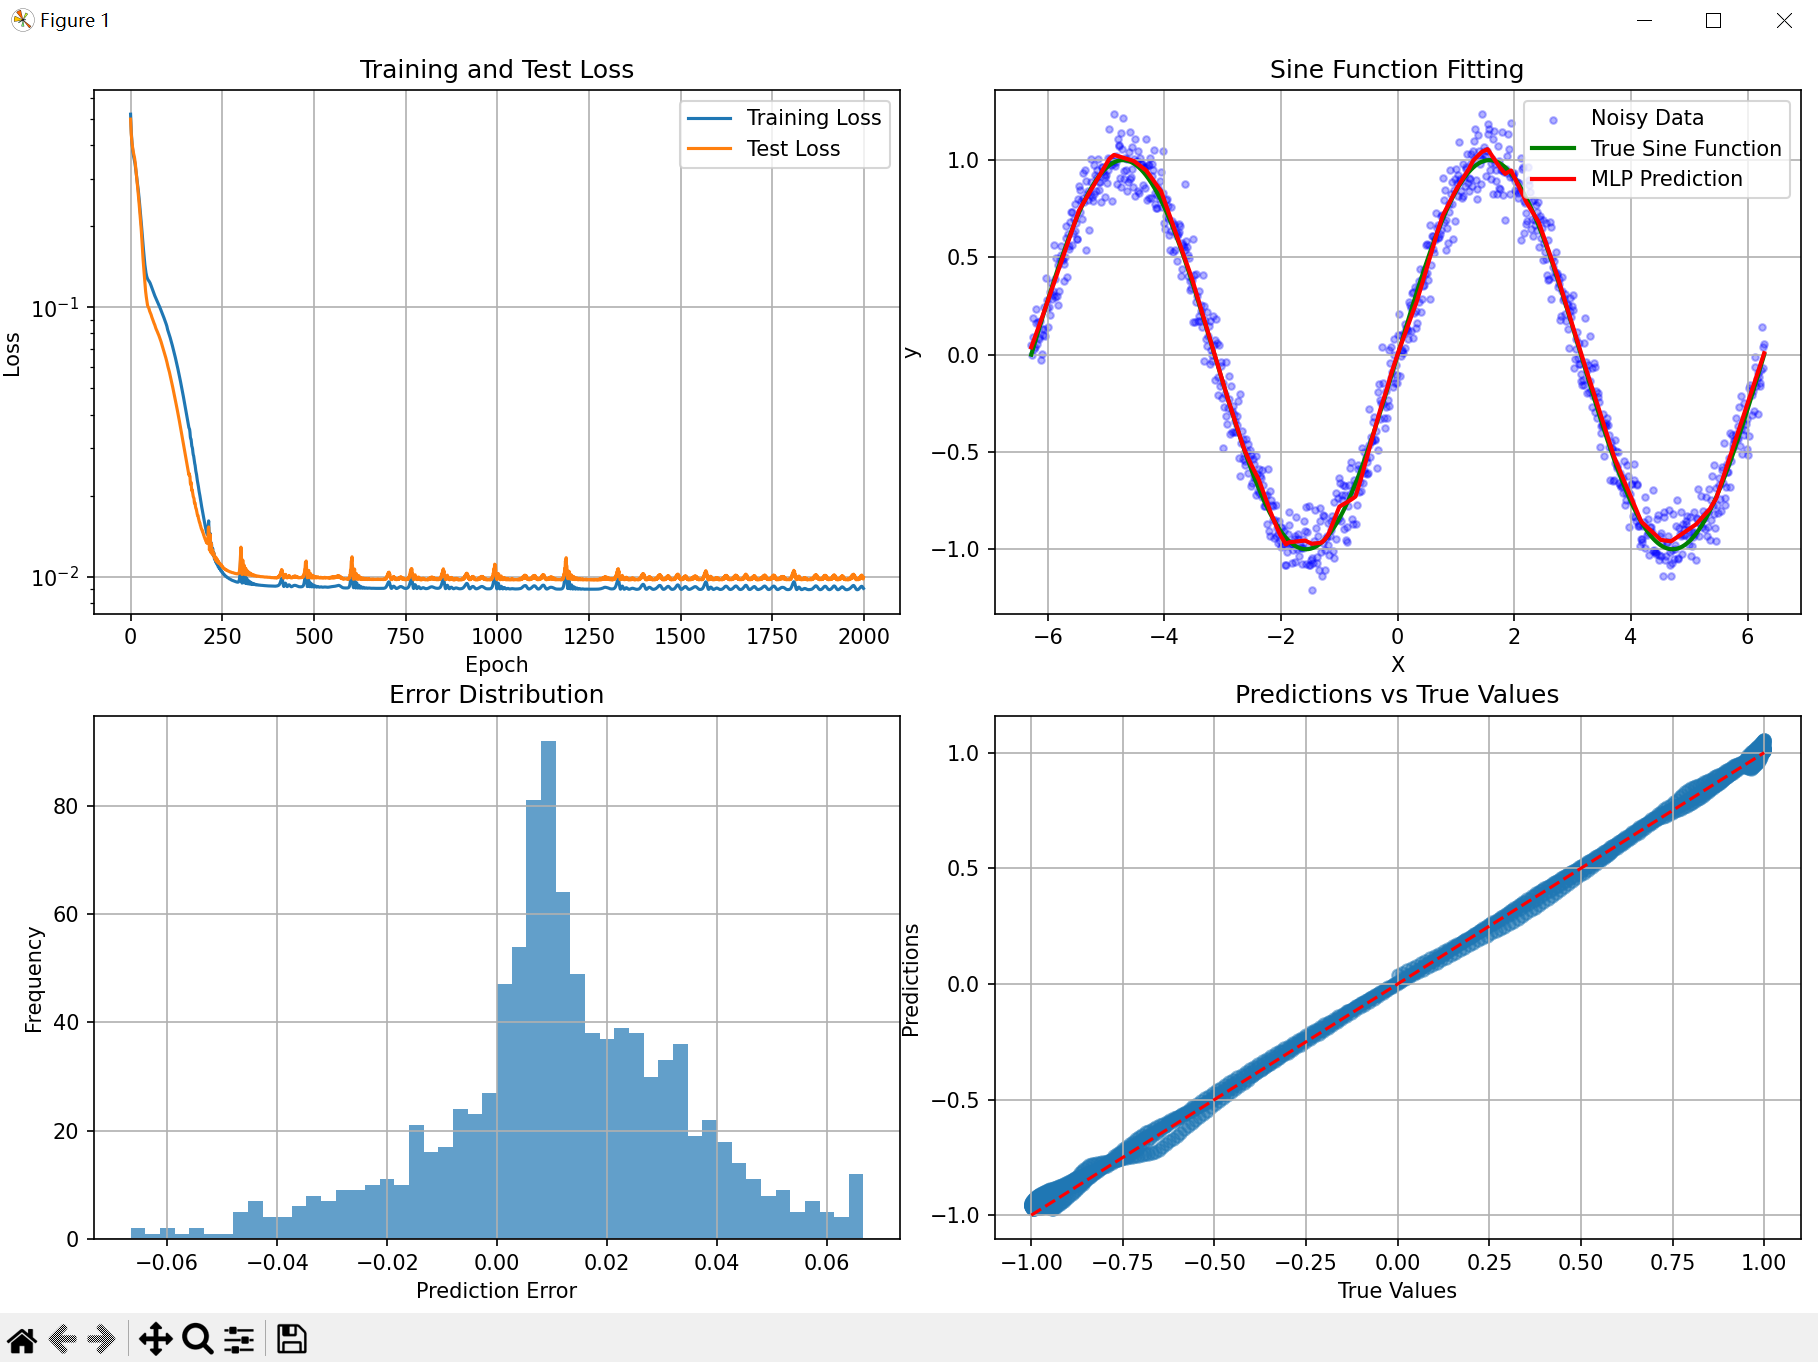

The Python source for this figure:
import numpy as np
import torch
import torch.nn as nn
import matplotlib.pyplot as plt
from sklearn.model_selection import train_test_split

# 设置随机种子以确保可重复性
torch.manual_seed(42)
np.random.seed(42)

# 1. 生成带噪声的正弦函数数据
def generate_sine_data(n_samples=1000, noise_level=0.1):
    # 生成输入数据
    X_numpy = np.linspace(-2 * np.pi, 2 * np.pi, n_samples).reshape(-1, 1)
    
    # 生成纯净的正弦值
    y_clean = np.sin(X_numpy)
    
    # 添加高斯噪声
    y_noisy = y_clean + noise_level * np.random.randn(n_samples, 1)
    
    return X_numpy, y_clean, y_noisy

# 生成数据
X_numpy, y_clean, y_noisy = generate_sine_data(n_samples=1000, noise_level=0.1)

# 划分训练集和测试集
X_train, X_test, y_train, y_test = train_test_split(
    X_numpy, y_noisy, test_size=0.2, random_state=42
)

# 转换为PyTorch张量
X_train_tensor = torch.from_numpy(X_train).float()
y_train_tensor = torch.from_numpy(y_train).float()
X_test_tensor = torch.from_numpy(X_test).float()
y_test_tensor = torch.from_numpy(y_test).float()

# 2. 定义多层感知机模型
class SineNet(nn.Module):
    def __init__(self, hidden_size=64, num_layers=3):
        super(SineNet, self).__init__()
        
        layers = []
        # 输入层
        layers.append(nn.Linear(1, hidden_size))
        layers.append(nn.ReLU())
        
        # 隐藏层
        for _ in range(num_layers - 2):
            layers.append(nn.Linear(hidden_size, hidden_size))
            layers.append(nn.ReLU())
        
        # 输出层
        layers.append(nn.Linear(hidden_size, 1))
        
        self.net = nn.Sequential(*layers)
    
    def forward(self, x):
        return self.net(x)

# 3. 训练模型
def train_model(model, X_train, y_train, X_test, y_test, num_epochs=1000, learning_rate=0.01):
    # 定义损失函数和优化器
    criterion = nn.MSELoss()
    optimizer = torch.optim.Adam(model.parameters(), lr=learning_rate)
    
    # 记录训练过程中的损失
    train_losses = []
    test_losses = []
    
    for epoch in range(num_epochs):
        # 训练模式
        model.train()
        
        # 前向传播
        y_pred = model(X_train)
        loss = criterion(y_pred, y_train)
        
        # 反向传播和优化
        optimizer.zero_grad()
        loss.backward()
        optimizer.step()
        
        # 评估模式
        model.eval()
        with torch.no_grad():
            train_pred = model(X_train)
            train_loss = criterion(train_pred, y_train)
            test_pred = model(X_test)
            test_loss = criterion(test_pred, y_test)
        
        # 记录损失
        train_losses.append(train_loss.item())
        test_losses.append(test_loss.item())
        
        # 每100个epoch打印一次进度
        if (epoch + 1) % 100 == 0:
            print(f'Epoch [{epoch+1}/{num_epochs}], Train Loss: {train_loss.item():.6f}, Test Loss: {test_loss.item():.6f}')
    
    return train_losses, test_losses

# 创建模型实例
model = SineNet(hidden_size=64, num_layers=4)
print(f"模型参数量: {sum(p.numel() for p in model.parameters())}")

# 训练模型
train_losses, test_losses = train_model(
    model, 
    X_train_tensor, 
    y_train_tensor,
    X_test_tensor,
    y_test_tensor,
    num_epochs=2000,
    learning_rate=0.001
)

# 4. 可视化结果
def plot_results(model, X_numpy, y_clean, y_noisy):
    # 使用模型进行预测
    model.eval()
    with torch.no_grad():
        X_full = torch.from_numpy(X_numpy).float()
        y_pred = model(X_full).numpy()
    
    # 创建图形
    plt.figure(figsize=(15, 10))
    
    # 绘制损失曲线
    plt.subplot(2, 2, 1)
    plt.plot(train_losses, label='Training Loss')
    plt.plot(test_losses, label='Test Loss')
    plt.xlabel('Epoch')
    plt.ylabel('Loss')
    plt.yscale('log')  # 使用对数尺度更好地显示损失变化
    plt.legend()
    plt.title('Training and Test Loss')
    plt.grid(True)
    
    # 绘制拟合结果
    plt.subplot(2, 2, 2)
    plt.scatter(X_numpy, y_noisy, alpha=0.3, label='Noisy Data', s=10, color='blue')
    plt.plot(X_numpy, y_clean, label='True Sine Function', linewidth=2, color='green')
    plt.plot(X_numpy, y_pred, label='MLP Prediction', linewidth=2, color='red')
    plt.xlabel('X')
    plt.ylabel('y')
    plt.legend()
    plt.title('Sine Function Fitting')
    plt.grid(True)
    
    # 绘制误差分布
    plt.subplot(2, 2, 3)
    errors = y_pred - y_clean
    plt.hist(errors, bins=50, alpha=0.7)
    plt.xlabel('Prediction Error')
    plt.ylabel('Frequency')
    plt.title('Error Distribution')
    plt.grid(True)
    
    # 绘制预测值与真实值的关系
    plt.subplot(2, 2, 4)
    plt.scatter(y_clean, y_pred, alpha=0.5)
    plt.plot([-1, 1], [-1, 1], 'r--')  # 理想预测线
    plt.xlabel('True Values')
    plt.ylabel('Predictions')
    plt.title('Predictions vs True Values')
    plt.grid(True)
    
    plt.tight_layout()
    plt.show()

# 显示结果
plot_results(model, X_numpy, y_clean, y_noisy)

# 5. 评估最终性能
model.eval()
with torch.no_grad():
    # 在整个数据集上评估
    X_full = torch.from_numpy(X_numpy).float()
    y_pred = model(X_full)
    
    # 计算各种指标
    mse = nn.MSELoss()(y_pred, torch.from_numpy(y_clean).float()).item()
    mae = nn.L1Loss()(y_pred, torch.from_numpy(y_clean).float()).item()
    
    print(f"\n最终性能指标:")
    print(f"均方误差 (MSE): {mse:.6f}")
    print(f"平均绝对误差 (MAE): {mae:.6f}")
    print(f"均方根误差 (RMSE): {np.sqrt(mse):.6f}")
